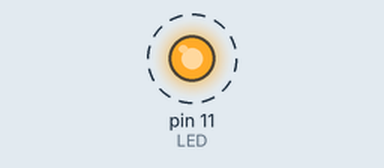
This program was run on a simulated Raspberry Pi (header pin numbers). Shown: output pins drawn as LEDs (lit = HIGH). Dashed ring = blinking.

Above: at 0.2 s.
Timing chart, 0 to 3.0 s (numbered marks = the images above):
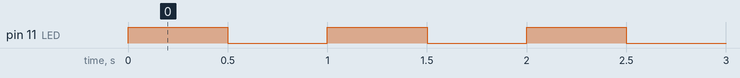

The program:

led.py
```python
import RPi.GPIO as GPIO
import time

GPIO.setmode(GPIO.BOARD)

LED = 11
GPIO.setup(LED, GPIO.OUT, initial=GPIO.LOW)

while True:
    GPIO.output(LED, GPIO.HIGH)
    time.sleep(0.5)
    GPIO.output(LED, GPIO.LOW)
    time.sleep(0.5)
```

Measured:
- by itself, pin 11 (LED): alternates HIGH for 0.50 s and LOW for 0.50 s
